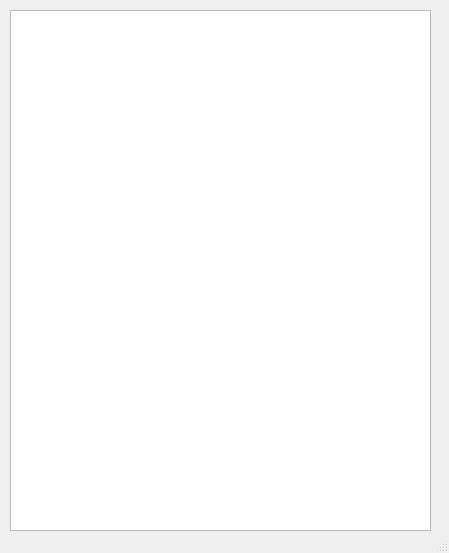
<?xml version="1.0" encoding="UTF-8"?>
<ui version="4.0">
 <class>MainWindow</class>
 <widget class="QMainWindow" name="MainWindow">
  <property name="geometry">
   <rect>
    <x>0</x>
    <y>0</y>
    <width>449</width>
    <height>553</height>
   </rect>
  </property>
  <property name="windowTitle">
   <string>MainWindow</string>
  </property>
  <widget class="QWidget" name="centralwidget">
   <widget class="QTableView" name="tableView">
    <property name="geometry">
     <rect>
      <x>10</x>
      <y>10</y>
      <width>421</width>
      <height>521</height>
     </rect>
    </property>
   </widget>
  </widget>
  <widget class="QStatusBar" name="statusbar"/>
 </widget>
 <resources/>
 <connections/>
</ui>
